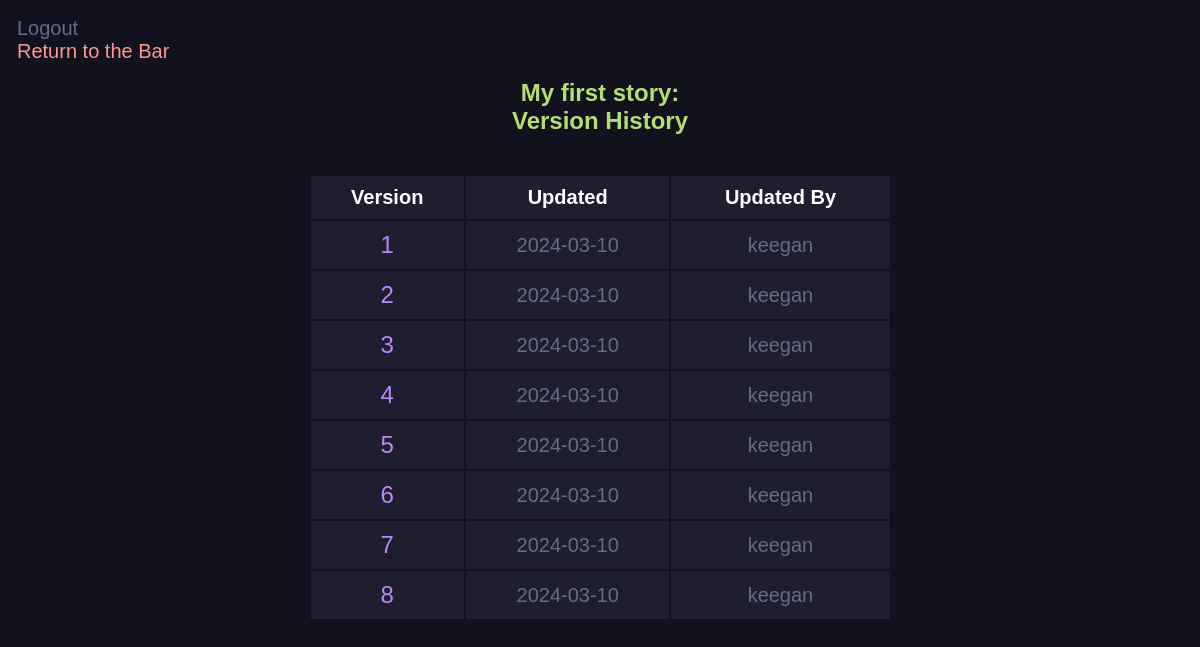
/versions/7, run on the app's committed database.
### main.py (models this page shows, shortened)
class NewStory(db.Model):
    id = db.Column(db.Integer, primary_key=True)
    title = db.Column(db.String(200), nullable=False)
    genre = db.Column(db.String(200), nullable=True)
    content = db.Column(db.Text, nullable=False)
    date_created = db.Column(db.DateTime, default=datetime.utcnow)
    author_id = db.Column(db.Integer, db.ForeignKey('user.id'), nullable=False)
    current_version_id = db.Column(db.Integer, db.ForeignKey('new_version.id'), nullable=True)
    __table_args__ = (
        ForeignKeyConstraint(['author_id'], ['user.id'], name='fk_new_story_author_id'),
        ForeignKeyConstraint(['current_version_id'], ['new_version.id'], name='fk_new_story_current_version_id')
    )
    current_version = db.relationship('NewVersion', foreign_keys=[current_version_id], post_update=True)
    versions = db.relationship('NewVersion', backref='story', lazy=True, cascade='all, delete-orphan', foreign_keys='NewVersion.story_id')

class NewVersion(db.Model):
    id = db.Column(db.Integer, primary_key=True)
    content = db.Column(db.Text, nullable=False)
    date_created = db.Column(db.DateTime, default=datetime.utcnow)
    story_id = db.Column(db.Integer, db.ForeignKey('new_story.id'), nullable=False)
    author_id = db.Column(db.Integer, db.ForeignKey('user.id'), nullable=False)
    __table_args__ = (
        ForeignKeyConstraint(['story_id'], ['new_story.id'], name='fk_new_version_story_id'),
        ForeignKeyConstraint(['author_id'], ['user.id'], name='fk_new_version_author_id')
    )
    author = db.relationship('User', backref='versions', foreign_keys=[author_id])

class User(db.Model, UserMixin):
    id = db.Column(db.Integer, primary_key=True)
    username = db.Column(db.String(20), nullable=False, unique=True)
    password = db.Column(db.String(80), nullable=False)
    stories = db.relationship('NewStory', backref='author', lazy=True, foreign_keys=[NewStory.author_id])

### main.py (the view)
@app.route('/versions/<int:id>', methods=['GET'])
def versions(id):
    story = NewStory.query.get_or_404(id)
    versions = NewVersion.query.filter_by(story_id=id).order_by(NewVersion.date_created.desc()).all()
    return render_template('versions.html', story=story, versions=versions, current_user=current_user)

### templates/versions.html (shortened to what this page needs)
<link rel="stylesheet" href="{{ url_for('static', filename='css/versions.css') }}">
{% block body %}
	<a href="/logout/" class="button">Logout</a><br>
	<a href="/" class="return-to-bar">Return to the Bar</a>
<div class="content">
	<h1 style="text-align: center;">{{ story.title }}: <br> Version History</h1><br>
	<table class="center-table">
		<tr>
			<th>Version</th>
			<th>Updated</th>
			<th>Updated By</th>
		</tr>
		{%for version in versions %}
		<tr>
			<td><a href="{{ url_for('read_version', version_id=version.id) }}" class="story-link">{{ loop.index }}</a></td>
			<td>{{ version.date_created.date() }}</td>
			<td>{{ version.author.username }}</td>
		</tr>
		{% endfor %}
	</table>
</div>
{% endblock %}

### static/css/versions.css (style rules this page uses)
h1 { font-size: 24px; color: #B3DF72; text-align: center; font-family: sans-serif; }
a { color: #636d83; font-size: 20px; font-family: sans-serif; text-decoration: none; }
.center-table { margin-left: auto; margin-right: auto; width: 50%; }
td { background-color: #1e1e2e; color: #636d83; font-family: sans-serif; font-size: 20px; text-align: center; padding: 10; }
th { background-color: #1e1e2e; color: white; font-family: sans-serif; font-size: 20px; text-align: center; padding: 10; }
.story-link { color: #BB86FC; font-size: 24px; }
.return-to-bar { color: #FD9891; }

### data on the page
NewStory: title "My first story"
NewVersion: date_created "2024-03-10", author.username "keegan"
NewVersion: date_created "2024-03-10", author.username "keegan"
NewVersion: date_created "2024-03-10", author.username "keegan"
NewVersion: date_created "2024-03-10", author.username "keegan"
NewVersion: date_created "2024-03-10", author.username "keegan"
NewVersion: date_created "2024-03-10", author.username "keegan"
NewVersion: date_created "2024-03-10", author.username "keegan"
NewVersion: date_created "2024-03-10", author.username "keegan"
